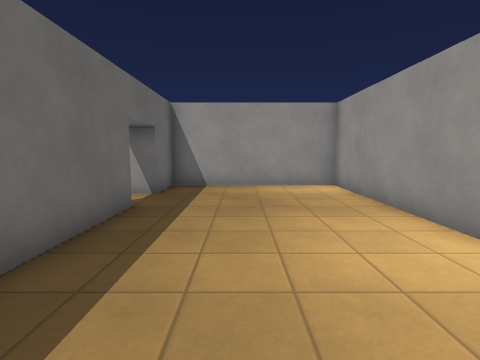
view 1 (above)

12 first-person views from a walk through a Godot game level. The camera is 1.3 m above the floor, tilts 6° down and sees 80° across. The floor is counted in squares, 1 m on a side. Each view is taken from the middle of a square. On the plan, view 1 faces up. The plan holds only what a view shows up to about 13 squares ahead; the rest is blank. Surface patterns are stand-ins for the level's own textures.

view 2
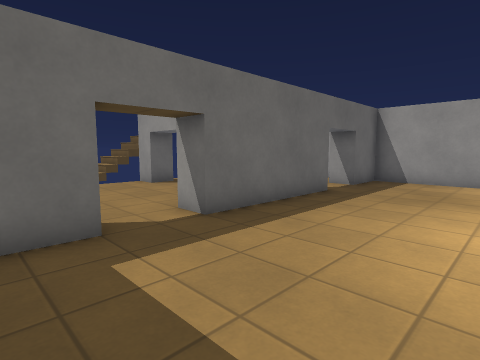

view 3
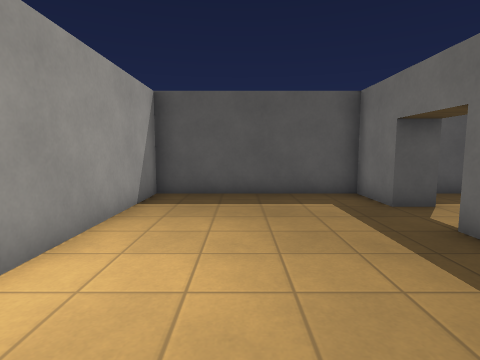

view 4
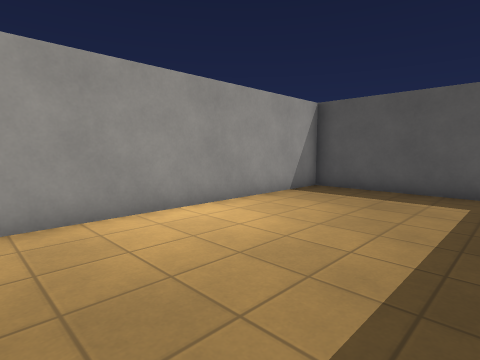

view 5
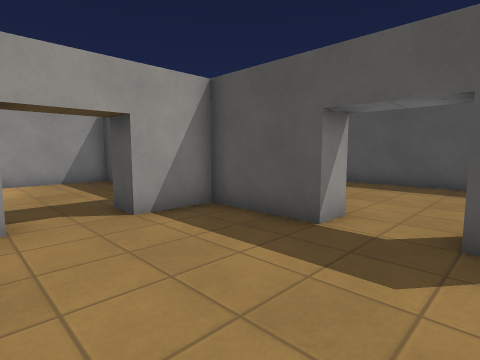

view 6
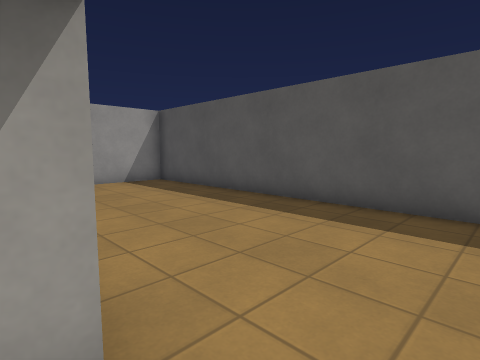

view 7
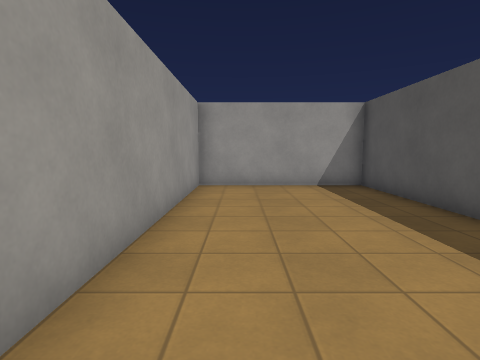

view 8
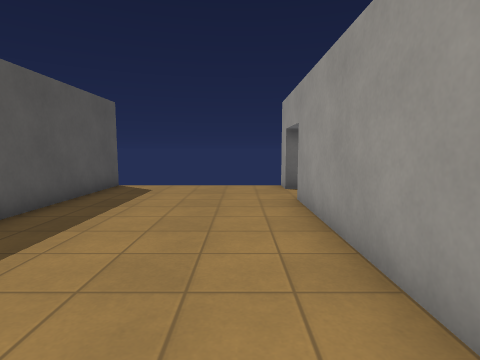

view 9
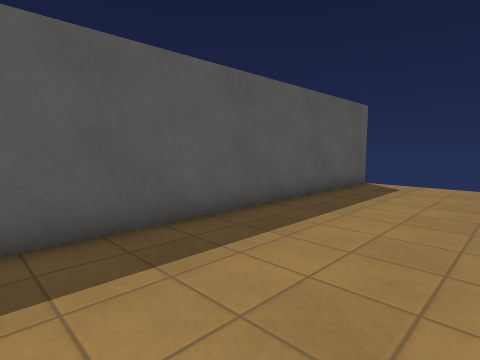

view 10
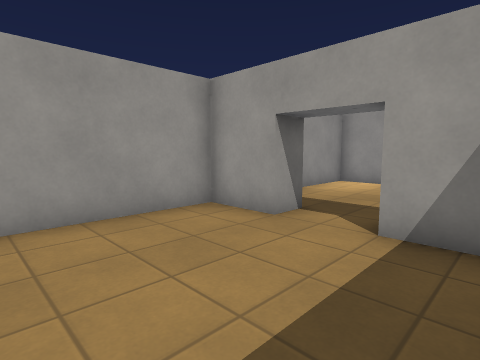

view 11
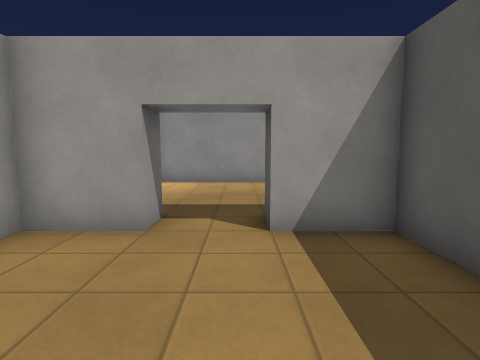

view 12
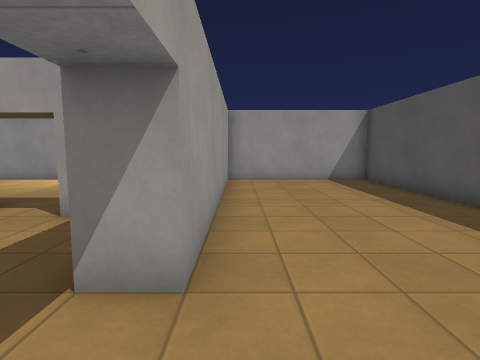

### Floor plan
Points are (right, up) in squares from view 1. A wall is a line through its corners. A room is listed if a view was taken in it or the views show most of it. See-through windows are left out.
Room 1 (views 1, 2, 3, 4)
walls: (-3.5, 6.5) (-2.5, 6.5) (-2.5, 1.5) (-3.5, 1.5); (-3.5, -0.5) (-2.5, -0.5) (-2.5, -2.5) (3.5, -2.5) (3.5, 10.5) (-2.5, 10.5) (-2.5, 8.5) (-3.5, 8.5)
ways out: opening at (-3, 0.5) to room 2; opening at (-3, 7.5) to room 4
Room 2 (view 5)
walls: (-8.5, 3.5) (-9.5, 3.5); (-6.5, -2.5) (-3.5, -2.5) (-3.5, -0.5)
ways out: opening at (-3, 0.5) to room 1; opening at (-7.5, -3) to room 3; opening at (-7.5, 4) to room 4
Room 3 (views 6, 7, 8, 9, 12)
walls: (-8.5, -3) (-8.5, -3.5) (-9.5, -3.5); (-9.5, -9.5) (3.5, -9.5) (3.5, -3.5) (-6.5, -3.5) (-6.5, -2.5)
ways out: opening at (-7.5, -3) to room 2
Room 4 (views 10, 11)
walls: (-8.5, 4.6) (-8.5, 3.5); (-5.1, 4.5) (-3.5, 4.5) (-3.5, 6.5); (-3.5, 8.5) (-3.5, 10.5) (-7.6, 10.5)
ways out: opening at (-3, 7.5) to room 1; opening at (-7.5, 4) to room 2

Where each view was taken, in squares from view 1:
view 1: 0 up, 0 right, facing up
view 2: 2 down, 2 right, facing up-left
view 3: 6 up, 1 right, facing down
view 4: 7 up, 2 left, facing down-right
view 5: 2 up, 9 left, facing down-right
view 6: 3 down, 8 left, facing down-right
view 7: 5 down, 7 left, facing right
view 8: 5 down, 1 right, facing left
view 9: 5 down, 2 right, facing down-left
view 10: 5 up, 8 left, facing up-right
view 11: 7 up, 8 left, facing right
view 12: 4 down, 9 left, facing right
